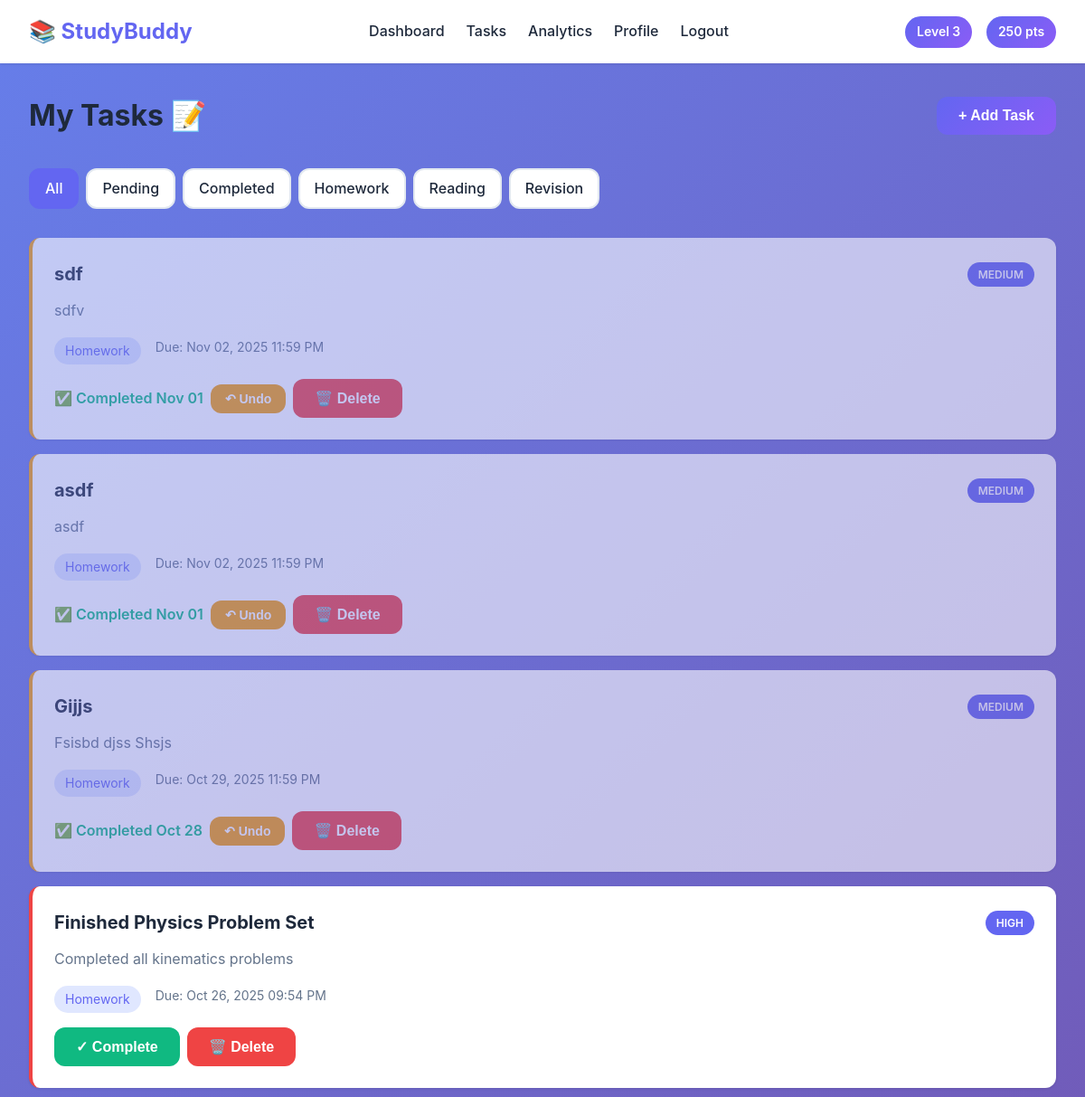
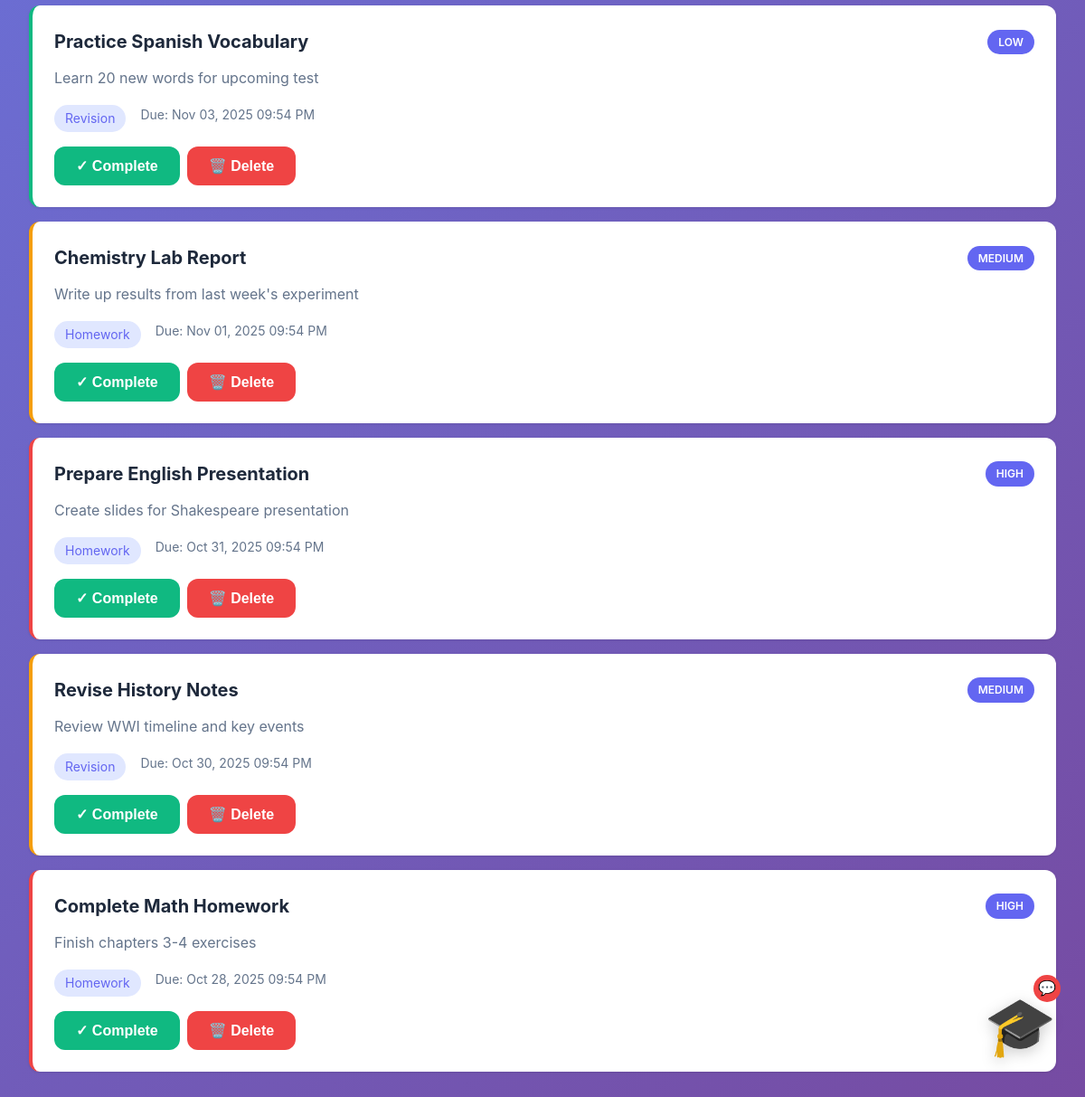
The app's page /tasks/ (signed in) with its own data (2 pictures, top to bottom).
### core/models.py (models this page shows, shortened)
class UserProfile(models.Model):
    user = models.OneToOneField(User, on_delete=models.CASCADE, related_name='profile')
    profile_image = models.ImageField(upload_to='profiles/', null=True, blank=True)
    level = models.IntegerField(default=1)
    total_points = models.IntegerField(default=0)
    streak_count = models.IntegerField(default=0)
    last_activity_date = models.DateField(null=True, blank=True)

class Task(models.Model):
    CATEGORY_CHOICES = [
        ('homework', 'Homework'),
        ('reading', 'Reading'),
        ('revision', 'Revision'),
        ('other', 'Other'),
    ]
    PRIORITY_CHOICES = [
        ('low', 'Low'),
        ('medium', 'Medium'),
        ('high', 'High'),
    ]
    user = models.ForeignKey(User, on_delete=models.CASCADE, related_name='tasks')
    title = models.CharField(max_length=200)
    description = models.TextField(blank=True)
    category = models.CharField(max_length=20, choices=CATEGORY_CHOICES, default='other')
    priority = models.CharField(max_length=20, choices=PRIORITY_CHOICES, default='medium')
    due_date = models.DateTimeField()
    is_completed = models.BooleanField(default=False)
    created_at = models.DateTimeField(auto_now_add=True)
    completed_at = models.DateTimeField(null=True, blank=True)
    class Meta:
        ordering = ['-created_at']

### core/views.py (the view)
# urls.py: path('tasks/', views.tasks_view, name='tasks'),
@login_required
def tasks_view(request):
    filter_type = request.GET.get('filter', 'all')
    tasks = Task.objects.filter(user=request.user)
    if filter_type == 'pending':
        tasks = tasks.filter(is_completed=False)
    elif filter_type == 'completed':
        tasks = tasks.filter(is_completed=True)
    elif filter_type != 'all':
        tasks = tasks.filter(category=filter_type)
    context = {'tasks': tasks, 'filter': filter_type}
    return render(request, 'tasks.html', context)

### templates/tasks.html (shortened to what this page needs)
{% extends 'base.html' %}
{% block content %}
<div class="tasks-page">
    <div class="page-header">
        <h1>My Tasks 📝</h1>
        <button onclick="showTaskModal()" class="btn btn-primary">+ Add Task</button>
    </div>
    <div class="filters">
        <a href="?filter=all" class="filter-btn {% if filter == 'all' %}active{% endif %}">All</a>
        <a href="?filter=pending" class="filter-btn {% if filter == 'pending' %}active{% endif %}">Pending</a>
        <a href="?filter=completed" class="filter-btn {% if filter == 'completed' %}active{% endif %}">Completed</a>
        <a href="?filter=homework" class="filter-btn {% if filter == 'homework' %}active{% endif %}">Homework</a>
        <a href="?filter=reading" class="filter-btn {% if filter == 'reading' %}active{% endif %}">Reading</a>
        <a href="?filter=revision" class="filter-btn {% if filter == 'revision' %}active{% endif %}">Revision</a>
    </div>
    <div class="tasks-container">
        {% if tasks %}
        {% for task in tasks %}
        <div class="task-card priority-{{ task.priority }} {% if task.is_completed %}completed{% endif %}">
            <div class="task-header">
                <h3>{{ task.title }}</h3>
                <span class="priority-badge">{{ task.priority|upper }}</span>
            </div>
            {% if task.description %}
            <p class="task-description">{{ task.description }}</p>
            {% endif %}
            <div class="task-meta-info">
                <span class="category-tag">{{ task.category|title }}</span>
                <span class="due-date">Due: {{ task.due_date|date:"M d, Y h:i A" }}</span>
            </div>
            <div class="task-actions">
                {% if not task.is_completed %}
                <button onclick="completeTask({{ task.id }})" class="btn btn-success">✓ Complete</button>
                {% else %}
                <div class="completed-actions">
                <span class="completed-badge">✅ Completed {{ task.completed_at|date:"M d" }}</span>
                <button onclick="uncompleteTask({{ task.id }})" class="btn btn-undo" title="Undo completion">↶ Undo</button>
                </div>
                {% endif %}
                <button onclick="deleteTask({{ task.id }})" class="btn btn-danger">🗑️ Delete</button>
            </div>
        </div>
        {% endfor %}
        {% endif %}
    </div>
</div>
{% endblock %}

### templates/base.html (shortened to what this page needs)
{% load static %}
<!DOCTYPE html>
<html lang="en">
<head>
    <link rel="stylesheet" href="/static/css/style.css">
</head>
<body>
    {% if user.is_authenticated %}
    <nav class="navbar">
        <div class="nav-container">
            <div class="nav-brand">
                <span class="logo">📚 StudyBuddy</span>
            </div>
            <div class="nav-links">
                <a href="{% url 'dashboard' %}" class="nav-link">Dashboard</a>
                <a href="{% url 'tasks' %}" class="nav-link">Tasks</a>
                <a href="{% url 'analytics' %}" class="nav-link">Analytics</a>
                <a href="{% url 'profile' %}" class="nav-link">Profile</a>
                <a href="{% url 'logout' %}" onclick="return confirm('Are you sure you want to log out?');" class="nav-link">Logout</a>
            </div>
            <div class="nav-user">
                <span class="level-badge">Level {{ user.profile.level }}</span>
                <span class="points-badge">{{ user.profile.total_points }} pts</span>
            </div>
        </div>
    </nav>
    {% endif %}
<div id="mascot" class="mascot">
    <div class="chat-badge" id="chatBadge">💬</div>
    <div class="mascot-face" onclick="toggleChat()">🎓</div>
</div>
    <main class="container">
        {% block content %}{% endblock %}
    </main>
</body>
</html>

### records on screen
Task: title "sdf", priority "MEDIUM", description "sdfv", category "Homework", due_date "Nov 02, 2025 11:59 PM", completed_at "Nov 01"
Task: title "asdf", priority "MEDIUM", description "asdf", category "Homework", due_date "Nov 02, 2025 11:59 PM", completed_at "Nov 01"
Task: title "Gijjs", priority "MEDIUM", description "Fsisbd djss Shsjs", category "Homework", due_date "Oct 29, 2025 11:59 PM", completed_at "Oct 28"
Task: title "Finished Physics Problem Set", priority "HIGH", description "Completed all kinematics problems", category "Homework", due_date "Oct 26, 2025 09:54 PM"
Task: title "Practice Spanish Vocabulary", priority "LOW", description "Learn 20 new words for upcoming test", category "Revision", due_date "Nov 03, 2025 09:54 PM"
Task: title "Chemistry Lab Report", priority "MEDIUM", description "Write up results from last week's experiment", category "Homework", due_date "Nov 01, 2025 09:54 PM"
Task: title "Prepare English Presentation", priority "HIGH", description "Create slides for Shakespeare presentation", category "Homework", due_date "Oct 31, 2025 09:54 PM"
Task: title "Revise History Notes", priority "MEDIUM", description "Review WWI timeline and key events", category "Revision", due_date "Oct 30, 2025 09:54 PM"
Task: title "Complete Math Homework", priority "HIGH", description "Finish chapters 3-4 exercises", category "Homework", due_date "Oct 28, 2025 09:54 PM"

### other values on screen
{{ user.profile.level }} "3"
{{ user.profile.total_points }} "250"
